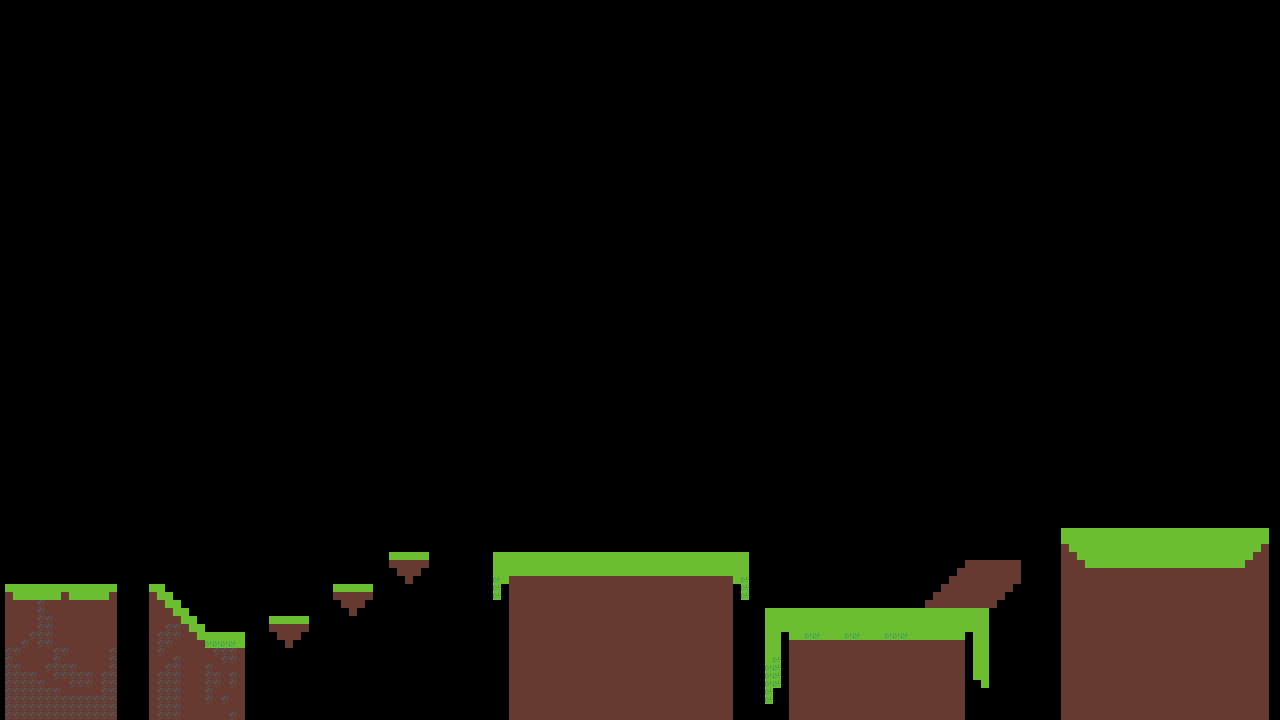

A level layout from a 2D game, rendered from its tile map. Below: a short description, then the map file with tile-grid data replaced by summaries:
An orthogonal 160x90 tile map with 8x8 px tiles, 1 tile layer (Camada de Tiles 1).

<map version="1.4" tiledversion="1.4.3" orientation="orthogonal" renderorder="right-down" width="160" height="90" tilewidth="8" tileheight="8" infinite="0" nextlayerid="2" nextobjectid="1">
 <editorsettings>
  <export target="level1.csv" format="csv" />
 </editorsettings>
 <tileset firstgid="1" source="ground-tileset.tsx" />
 <layer id="1" name="Camada de Tiles 1" width="160" height="90" offsetx="5.33333" offsety="-0.333333">
  <data>[14400 cells, 2077 non-empty, 4 distinct tile ids]</data>
 </layer>
</map>